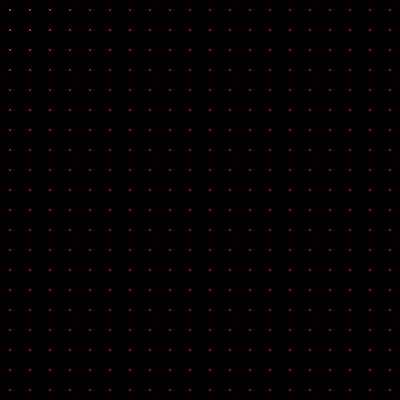
Frame 1 (no input)
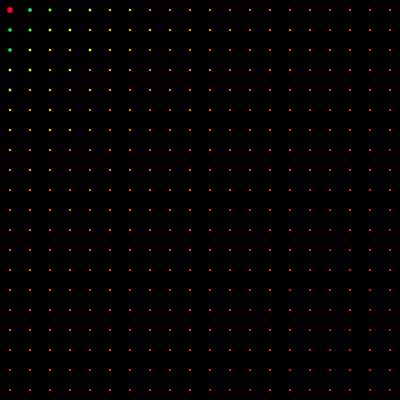
Frame 60 (the mouse pressed at the canvas centre just before this capture)
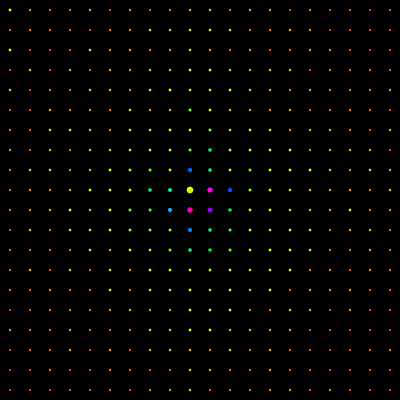
Frame 120 (the mouse held since frame 60 and released just before this capture)

The Processing sketch that drew these frames (run headless with seeded random() and noise(); from frame 60 on, the mouse is pressed at the canvas centre):

// Processing sketch: processing_1891
// ── processing_1891.pde

// 2D Array of objects
Cell[][] grid;

// Number of columns and rows in the grid
int cols = 20;
int rows = 20;


void setup() {
  size(400,400);
  colorMode(HSB, 100);

  grid = new Cell[cols][rows];
  for (int i = 0; i < cols; i++) {
    for (int j = 0; j < rows; j++) {
      // Initialize each object
      grid[i][j] = new Cell(i*20,j*20,20,20,i+j);
    }
  }
}

void draw() {
  background(0);
  // The counter variables i and j are also the column and row numbers and 
  // are used as arguments to the constructor for each object in the grid.  
  for (int i = 0; i < cols; i++) {
    for (int j = 0; j < rows; j++) {
      // Oscillate and display each object
      grid[i][j].oscillate();
      grid[i][j].display();
    }
  }
}

// A Cell object
class Cell {
  // A cell object knows about its location in the grid as well as its size with the variables x,y,w,h.
  float x,y;   // x,y location
  float w,h;   // width and height
  float angle; // angle for oscillating brightness
  float mouseValue;
  float mouseFactor=1; // inreased by mouse position
  float mouseFactorDecrease = random(0.95,0.98); // decrease per step

  // Cell Constructor
  Cell(float tempX, float tempY, float tempW, float tempH, float tempAngle) {
    x = tempX;
    y = tempY;
    w = tempW;
    h = tempH;
    angle = tempAngle;
  
    
  } 
  
  // Oscillation means increase angle
  void oscillate() {
    // calculate mouseFactor
    mouseFactor = 70/( abs(x+10-mouseX) + abs(y+10-mouseY) + .0001);
    mouseValue = mouseFactorDecrease*mouseValue+mouseFactor;
    if ( mouseValue > 9000 ) {
      mouseValue = 9000; }
  
  }

  void display() {
    stroke(255);
    // Color calculated using sine wave
    fill(mouseValue%100,100,100,100);
    ellipse(x+10,y+10,2 + w*mouseValue/500,2 + h*mouseValue/500); 
  }
}
